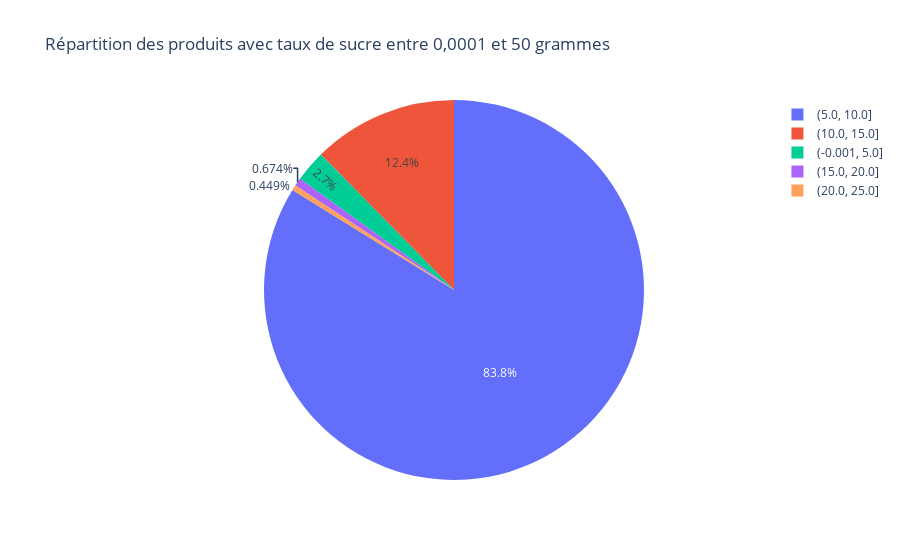

The code cell stored with this chart in its notebook:
### Code cell
#pie chart
fig = px.pie(agg, values='sugars_100g', names='bins', title="Répartition des produits avec taux de sucre entre 0,0001 et 50 grammes")
fig.show()

### Figure 1 — Plotly figure (JSON) as saved in the notebook; plotly's stock layout.template omitted (floating-point values rounded to 4 significant figures)
{"data": [{"domain": {"x": [0.0, 1.0], "y": [0.0, 1.0]}, "hovertemplate": "bins=%{label}<br>sugars_100g=%{value}<extra></extra>", "labels": ["(-0.001, 5.0]", "(5.0, 10.0]", "(10.0, 15.0]", "(15.0, 20.0]", "(20.0, 25.0]"], "legendgroup": "", "name": "", "showlegend": true, "type": "pie", "values": [12, 373, 55, 3, 2]}], "layout": {"legend": {"tracegroupgap": 0}, "title": {"text": "Répartition des produits avec taux de sucre entre 0,0001 et 50 grammes"}}}
